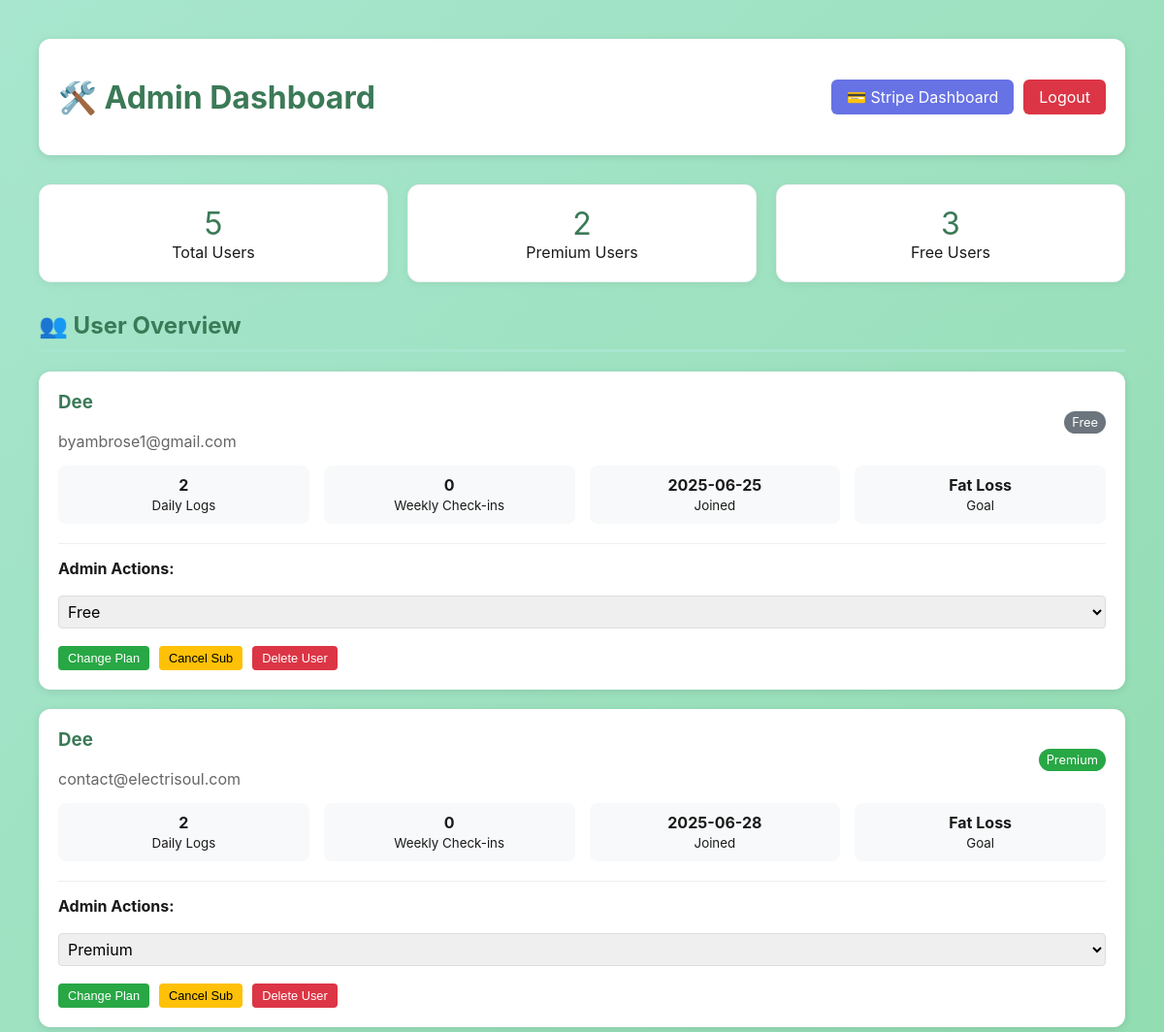
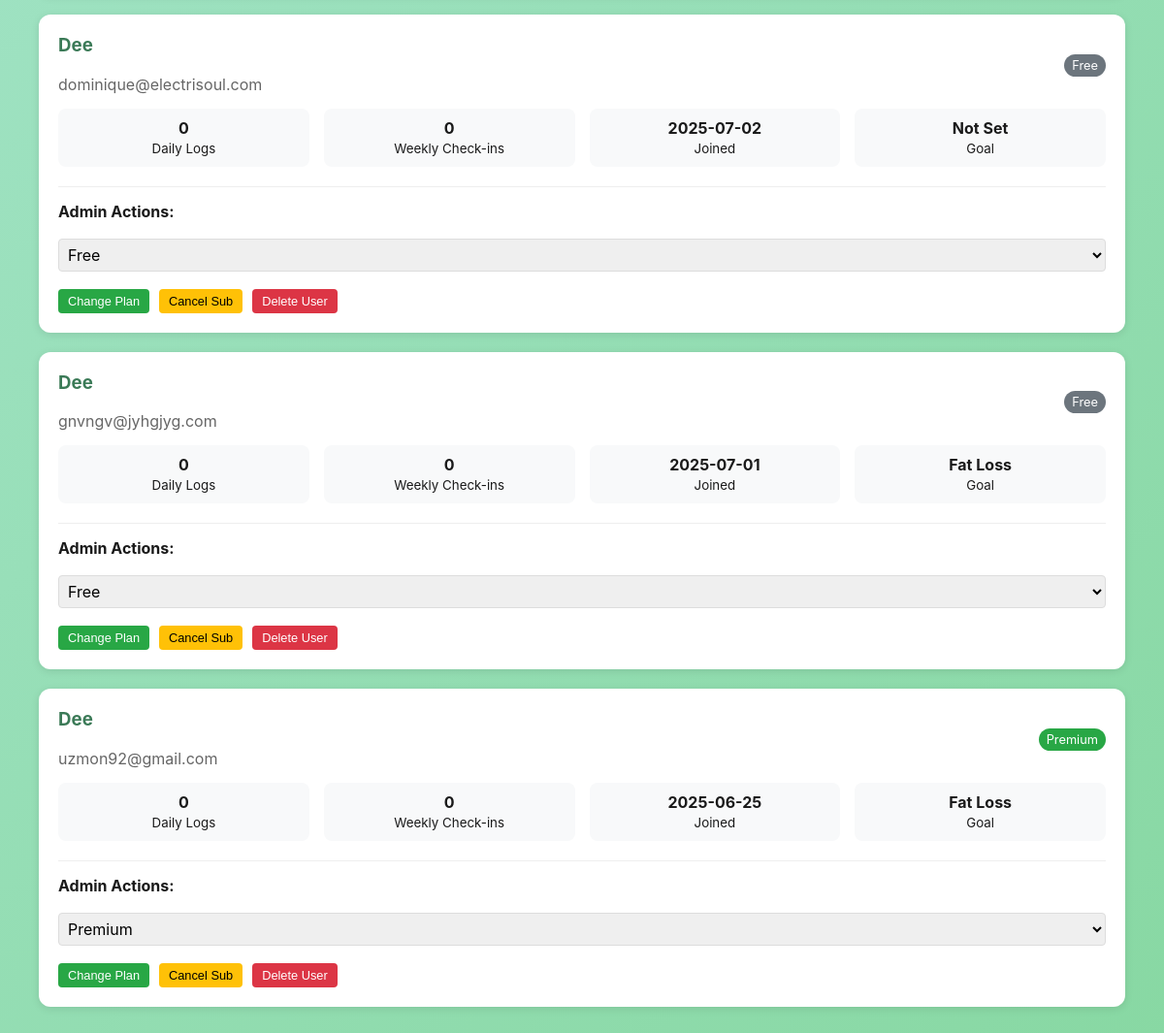
Before: /admin/dashboard (signed in) with the older database file (2 pictures, top to bottom).
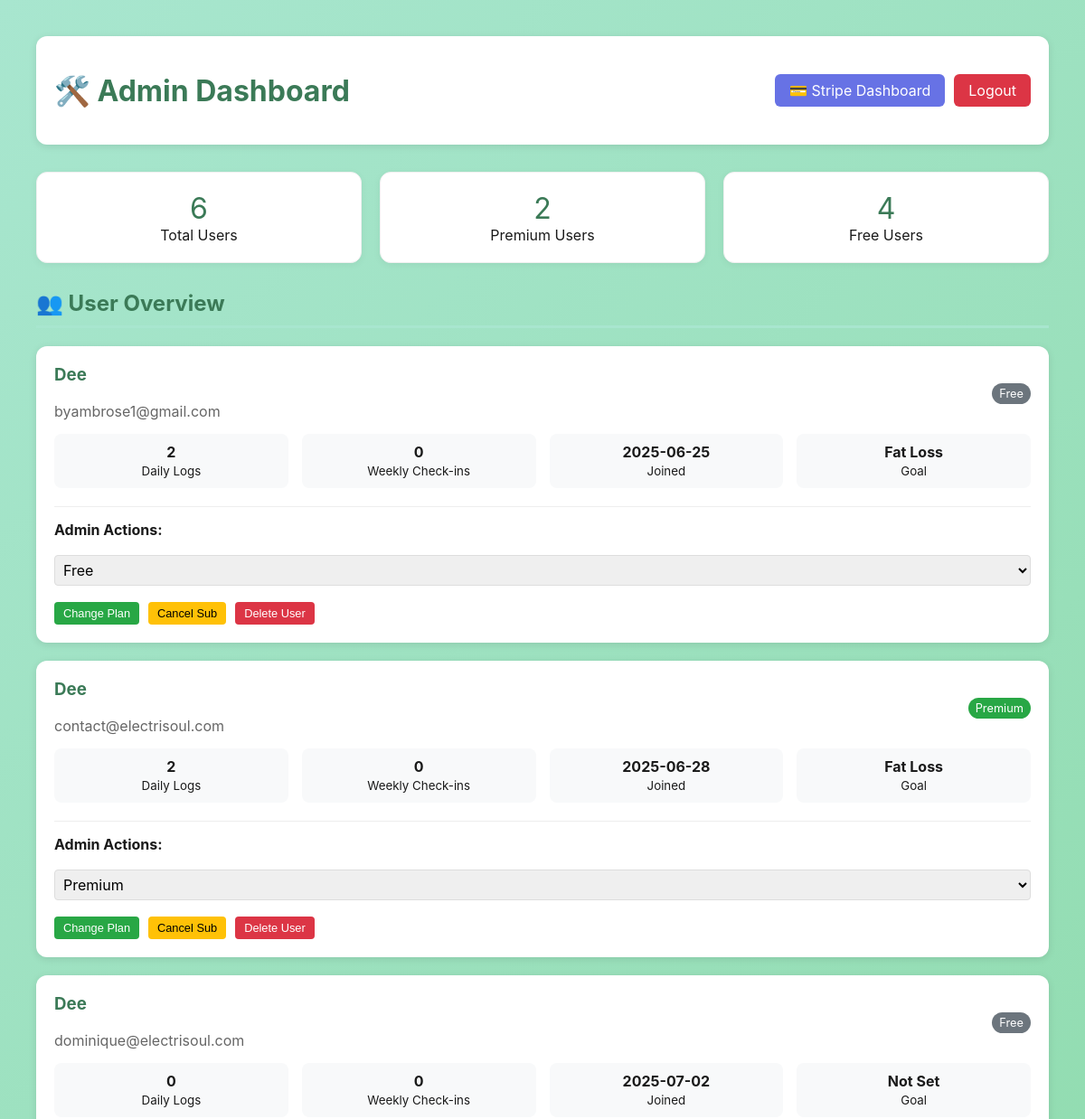
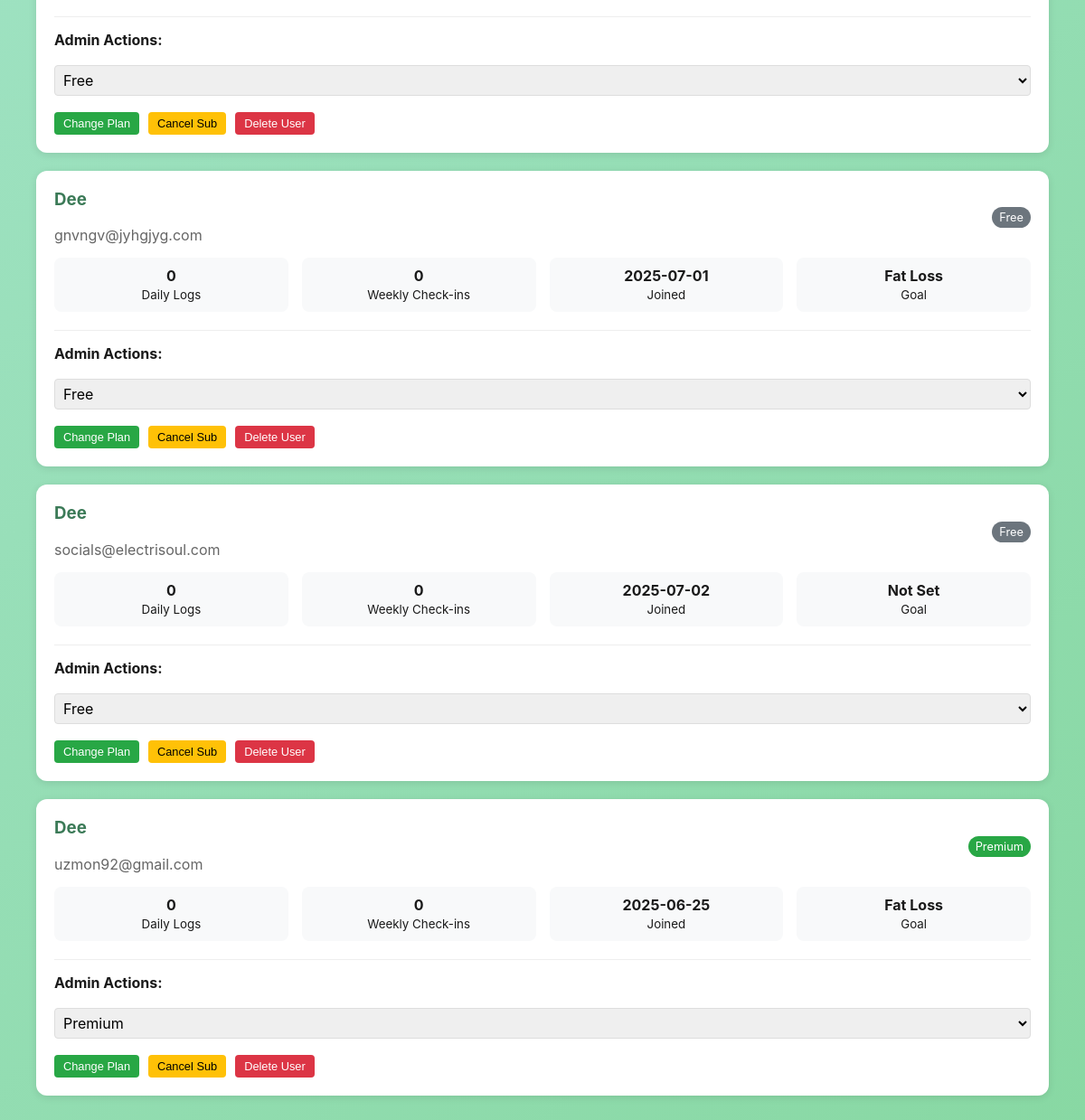
After: the same page with the newer database file (2 pictures, top to bottom).
### tables this page shows
CREATE TABLE users (
            email TEXT PRIMARY KEY,
            name TEXT NOT NULL,
            password TEXT NOT NULL,
            created_at TEXT NOT NULL,
            subscription_tier TEXT DEFAULT 'free',
            subscription_status TEXT DEFAULT 'active',
            stripe_customer_id TEXT,
            profile_data TEXT
        );

### main.py (the view)
@app.route('/admin/dashboard')
def admin_dashboard():
    if not session.get('admin_authenticated'):
        return redirect(url_for('admin_login'))
    from database import get_all_users
    users = get_all_users()
    return render_template('admin_dashboard.html', users=users)

### database.py (called while the page is built)
def get_all_users():
    conn = sqlite3.connect('fitness_app.db')
    cursor = conn.cursor()
    cursor.execute('SELECT email FROM users')
    user_emails = [row[0] for row in cursor.fetchall()]
    conn.close()
    users = []
    for email in user_emails:
        user = get_user(email)
        if user:
            users.append(user)
    return users

### templates/admin_dashboard.html (shortened to what this page needs)
<!DOCTYPE html>
<html lang="en">
<head>
    <link rel="stylesheet" href="{{ url_for('static', filename='style.css') }}">
</head>
<body>
    <div class="admin-container">
        <div class="admin-header">
            <h1>🛠️ Admin Dashboard</h1>
            <div style="display: flex; gap: 10px;">
                <a href="/admin/stripe-dashboard" class="admin-btn" style="background: #6772e5; color: white; padding: 8px 16px; text-decoration: none; border-radius: 6px;">💳 Stripe Dashboard</a>
                <a href="/admin/logout" class="logout-btn">Logout</a>
            </div>
        </div>
        <div class="dashboard-stats" style="display: grid; grid-template-columns: repeat(auto-fit, minmax(200px, 1fr)); gap: 20px; margin-bottom: 30px;">
            <div class="stat-card" style="background: white; padding: 20px; border-radius: 12px; text-align: center;">
                <div style="font-size: 2rem; color: #3B7A57;">{{ users|length }}</div>
                <div>Total Users</div>
            </div>
            <div class="stat-card" style="background: white; padding: 20px; border-radius: 12px; text-align: center;">
                <div style="font-size: 2rem; color: #3B7A57;">{{ users|selectattr('subscription_tier', 'equalto', 'premium')|list|length }}</div>
                <div>Premium Users</div>
            </div>
            <div class="stat-card" style="background: white; padding: 20px; border-radius: 12px; text-align: center;">
                <div style="font-size: 2rem; color: #3B7A57;">{{ users|selectattr('subscription_tier', 'equalto', 'free')|list|length }}</div>
                <div>Free Users</div>
            </div>
        </div>
        <h2>👥 User Overview</h2>
        <div class="users-grid">
            {% for user in users %}
            <div class="user-card">
                <div class="user-header">
                    <div>
                        <h3>{{ user.name|title }}</h3>
                        <p style="color: #666; margin: 0;">{{ user.email }}</p>
                    </div>
                    <div style="text-align: right;">
                        <span style="background: {% if user.subscription_tier == 'premium' %}#28a745{% else %}#6c757d{% endif %}; color: white; padding: 4px 8px; border-radius: 12px; font-size: 0.8rem;">
                            {{ user.subscription_tier|title }}
                        </span>
                    </div>
                </div>
                <div class="user-stats">
                    <div class="stat-item">
                        <div style="font-weight: bold;">{{ user.daily_logs|length if user.daily_logs else 0 }}</div>
                        <small>Daily Logs</small>
                    </div>
                    <div class="stat-item">
                        <div style="font-weight: bold;">{{ user.weekly_checkins|length if user.weekly_checkins else 0 }}</div>
                        <small>Weekly Check-ins</small>
                    </div>
                    <div class="stat-item">
                        <div style="font-weight: bold;">{{ user.created_at[:10] if user.created_at else 'N/A' }}</div>
                        <small>Joined</small>
                    </div>
                    <div class="stat-item">
                        <div style="font-weight: bold;">
                            {% if user.profile_data.goal %}{{ user.profile_data.goal|replace('_', ' ')|title }}{% else %}Not Set{% endif %}
                        </div>
                        <small>Goal</small>
                    </div>
                </div>
                <div style="margin-top: 20px; padding-top: 15px; border-top: 1px solid #eee;">
                    <strong>Admin Actions:</strong>
                    <div style="display: flex; gap: 10px; margin-top: 10px; flex-wrap: wrap;">
                        <select id="subscription-{{ loop.index }}" style="padding: 5px; border: 1px solid #ddd; border-radius: 4px;">
                            <option value="free" {% if user.subscription_tier == 'free' %}selected{% endif %}>Free</option>
                            <option value="premium" {% if user.subscription_tier == 'premium' %}selected{% endif %}>Premium</option>
                        </select>
                        <button onclick="changeSubscription('{{ user.email }}', document.getElementById('subscription-{{ loop.index }}').value)"
                                style="background: #28a745; color: white; border: none; padding: 5px 10px; border-radius: 4px; cursor: pointer; font-size: 0.8rem;">
                            Change Plan
                        </button>
                        <button onclick="cancelUser('{{ user.email }}')"
                                style="background: #ffc107; color: black; border: none; padding: 5px 10px; border-radius: 4px; cursor: pointer; font-size: 0.8rem;">
                            Cancel Sub
                        </button>
                        <button onclick="if(confirm('Are you sure you want to delete this user? This cannot be undone.')) deleteUser('{{ user.email }}')"
                                style="background: #dc3545; color: white; border: none; padding: 5px 10px; border-radius: 4px; cursor: pointer; font-size: 0.8rem;">
                            Delete User
                        </button>
                    </div>
                </div>
            </div>
            {% endfor %}
        </div>
    </div>
</body>
</html>

### static/style.css (style rules this page uses)
* { box-sizing: border-box; }
body { font-family: 'Inter', -apple-system, BlinkMacSystemFont, 'Segoe UI', sans-serif; margin: 0; padding: 20px; background: linear-gradient(135deg, #A8E6CF 0%, #88D8A3 100%); min-height: 100vh; color: #1a1a1a; }
h1 { color: #3B7A57; text-align: center; margin-bottom: 20px; font-size: 2rem; }
h2 { color: #3B7A57; margin-top: 30px; border-bottom: 3px solid #A8E6CF; padding-bottom: 10px; font-size: 1.5rem; }
h3 { color: #3B7A57; margin-top: 0; }
p { text-align: center; color: #666; margin-bottom: 30px; }
input, textarea, select { width: 100%; padding: 16px; border: 2px solid #e5e5e5; border-radius: 12px; font-size: 16px; font-family: 'Inter', sans-serif; margin: 8px 0; }
.stat-card { background: white; padding: 20px; border-radius: 12px; text-align: center; box-shadow: 0 2px 8px rgba(0,0,0,0.05); border: 1px solid #f0f0f0; transition: transform 0.2s ease; }

### templates/admin_dashboard.html (style rules this page uses)
.admin-container { max-width: 1200px; margin: 0 auto; padding: 20px; }
.admin-header { display: flex; justify-content: space-between; align-items: center; margin-bottom: 30px; padding: 20px; background: white; border-radius: 12px; box-shadow: 0 2px 8px rgba(0,0,0,0.1); }
.users-grid { display: grid; gap: 20px; }
.user-card { background: white; padding: 20px; border-radius: 12px; box-shadow: 0 2px 8px rgba(0,0,0,0.1); }
.user-header { display: flex; justify-content: space-between; align-items: center; margin-bottom: 15px; }
.user-stats { display: grid; grid-template-columns: repeat(auto-fit, minmax(120px, 1fr)); gap: 15px; margin-top: 15px; }
.stat-item { text-align: center; padding: 10px; background: #f8f9fa; border-radius: 8px; }
.logout-btn { background: #dc3545; color: white; padding: 8px 16px; text-decoration: none; border-radius: 6px; }

Changed rows visible on the page:
added users: name "Dee", email "socials@electrisoul.com", subscription_tier "Free", daily_logs|length "0", weekly_checkins|length "0", created_at "2025-07-02", shows "Not Set"
Other visible differences:
{{ users|length }}: "5" → "6"
{{ users|selectattr('subscription_tier', 'equalto', 'free')|list|length }}: "3" → "4"
